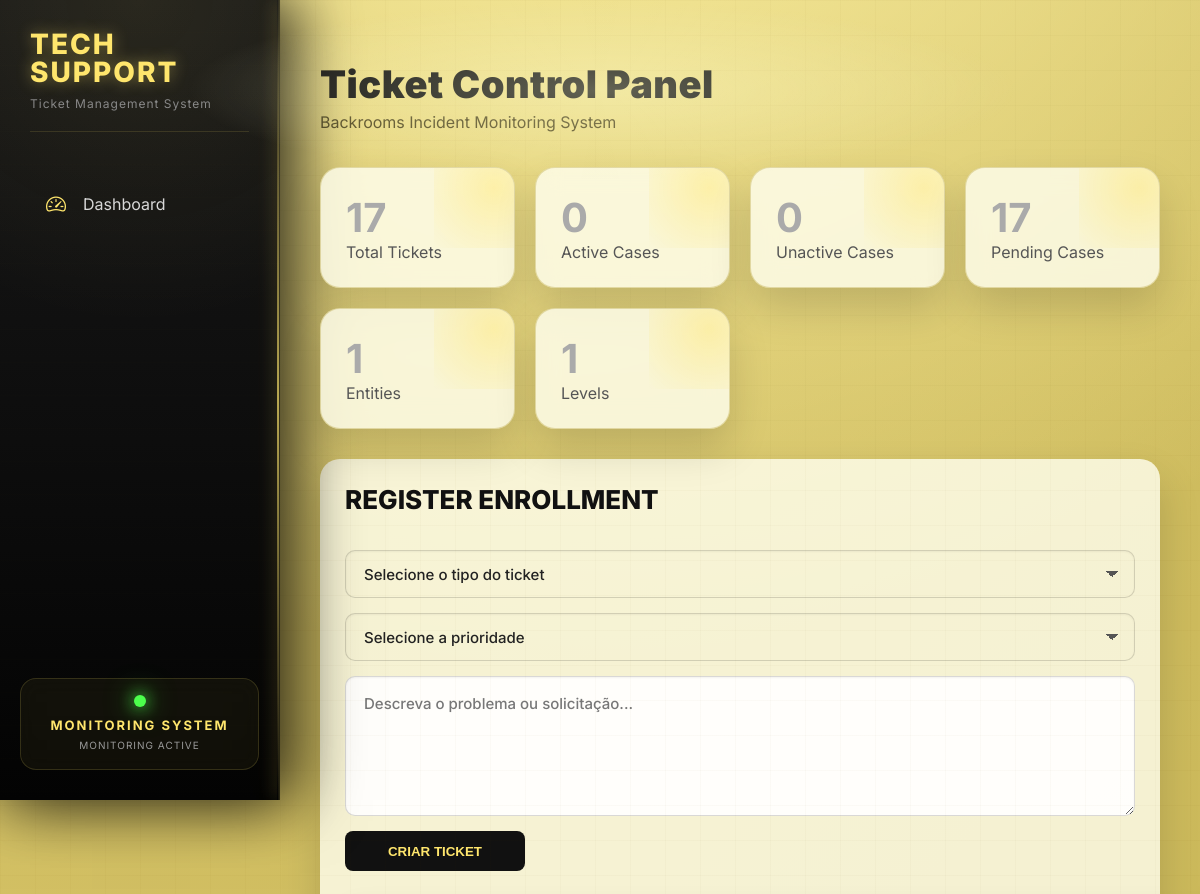
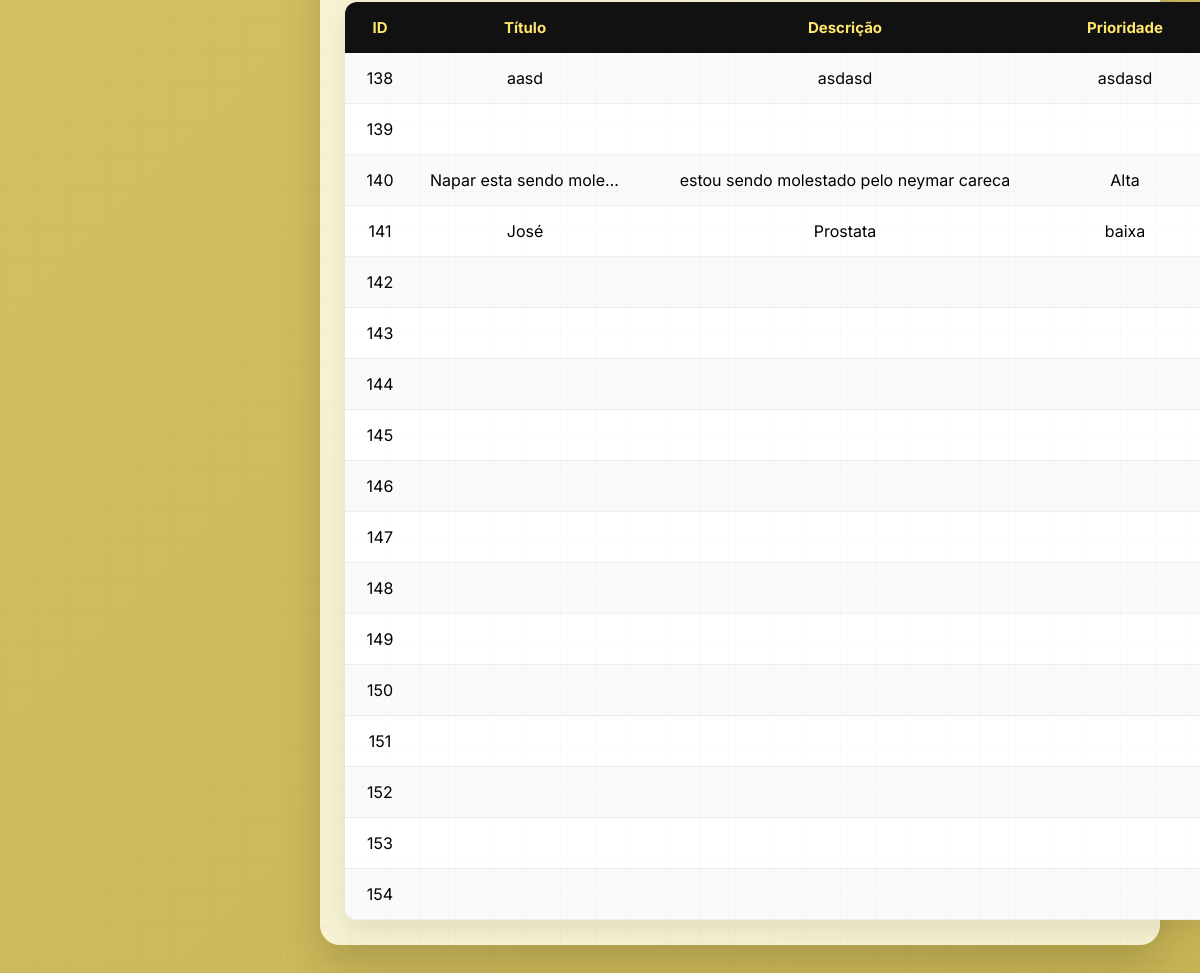
Page /ticketing/ (signed in) on the earlier database version (2 pictures, top to bottom).
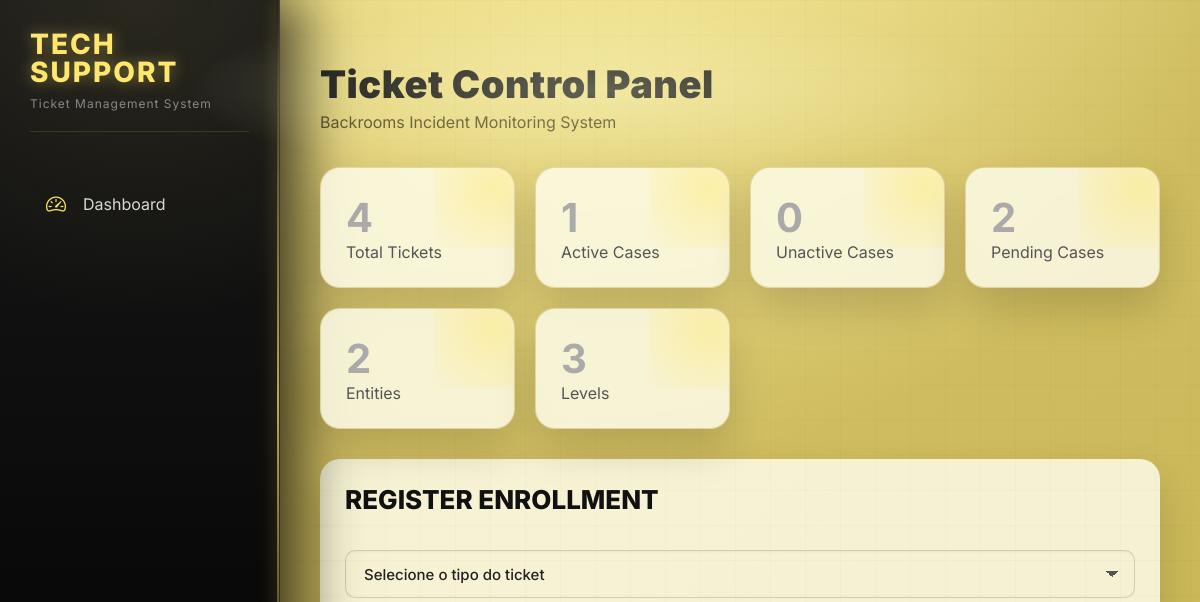
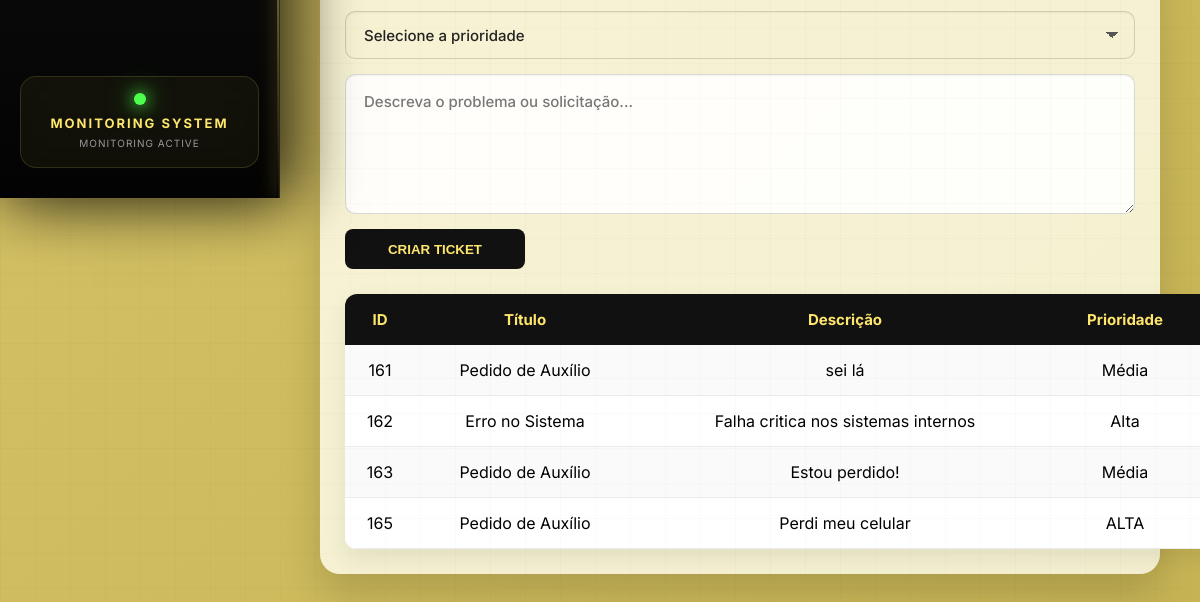
Same page on the later database version (2 pictures, top to bottom).
### techsupport/models.py (models this page shows)
class Ticket(models.Model):
    title = models.CharField(max_length=200)
    description = models.TextField()
    created_at = models.DateTimeField(auto_now_add=True)
    updated_at = models.DateTimeField(auto_now=True)
    status = models.CharField(max_length=20, choices=Status.choices, default=Status.EM_ANDAMENTO,)
    priority = models.CharField(max_length=20, choices=Priority.choices, default=Priority.MEDIA,)
    assigned_to = models.ForeignKey(User, on_delete=models.SET_NULL, null=True, blank=True)
    def __str__(self):
        return self.title

### techsupport/views.py (the view, shortened to what this page needs)
# urls.py: path('ticketing/', views.ticketing, name='ticketing'),
@login_required
def ticketing(request):
    print("ticketing")
    dashboard_data = {
        'levels_count': Levels.objects.count(),
        'entities_count': Entities.objects.count(),
        'users_count': User.objects.count(),
        'total_tickets': Ticket.objects.count(),
        'open_tickets': Ticket.objects.filter(status='ABERTO').count(),
        'closed_tickets': Ticket.objects.filter(status='FECHADO').count(),
        'pending_tickets': Ticket.objects.filter(status='EM ANDAMENTO').count(),
        'cancelled_tickets': Ticket.objects.filter(status='CANCELADO').count(),
        'entity_name': Entities.objects.first().name if Entities.objects.exists() else 'N/A',
        'recent_tickets': Ticket.objects.prefetch_related('comments').all(),
        'authors': {comment.author.username if comment.author else 'Unknown' for comment in Comment.objects.all()},
    }
    print(dashboard_data)
    return render(request, 'techsupport/ticketing.html', {'dashboard_data': dashboard_data})

### techsupport/templates/techsupport/ticketing.html (shortened to what this page needs)
<!DOCTYPE html>
<html lang="pt-BR">
<head>
    <link href="https://cdn.jsdelivr.net/npm/bootstrap-icons@1.11.3/font/bootstrap-icons.min.css" rel="stylesheet">
</head>
<body>
    <button class="menu-toggle" onclick="toggleMenu()">
        <i class="bi bi-list"></i>
    </button>
    <aside class="sidebar" id="sidebar">
        <div class="logo">
            <h2>
                TECH<br>
                SUPPORT
            </h2>
            <p>
                Ticket Management System
            </p>
        </div>
        <nav class="menu">
            <a href="{% url 'mainlobby' %}">
                <i class="bi bi-speedometer2"></i>
                <span>Dashboard</span>
            </a>
        </nav>
        <div class="status">
            <div class="signal"></div>
            <div class="status-text">
                <strong>
                    MONITORING SYSTEM
                </strong>
                <small>
                    MONITORING ACTIVE
                </small>
            </div>
        </div>
    </aside>
    <main class="main">
        <h1 class="title">
            Ticket Control Panel
        </h1>
        <p class="subtitle">
            Backrooms Incident Monitoring System
        </p>
        <section class="cards">
            <div class="card">
                <h2> {{ dashboard_data.total_tickets|default:"0" }} </h2>
                <p>Total Tickets</p>
            </div>
            <div class="card">
                <h2> {{ dashboard_data.open_tickets|default:"0" }} </h2>
                <p>Active Cases</p>
            </div>
            <div class="card">
                <h2> {{ dashboard_data.cancelled_tickets|default:"0" }} </h2>
                <p>Unactive Cases</p>
            </div>
            <div class="card">
                <h2> {{ dashboard_data.pending_tickets|default:"0" }} </h2>
                <p>Pending Cases</p>
            </div>
            <div class="card">
                <h2> {{ dashboard_data.entities_count|default:"0" }} </h2>
                <p>Entities</p>
            </div>
            <div class="card">
                <h2> {{ dashboard_data.levels_count|default:"0" }} </h2>
                <p>Levels</p>
            </div>
        </section>
       <div class="panel">
    <form method="post">
        <div class="center">
    <h2>REGISTER ENROLLMENT</h2>
     <select name="title" required>
        <option value="" selected disabled>Selecione o tipo do ticket</option>
    </select>
    <select name="priority" required>
        <option value="" selected disabled>Selecione a prioridade</option>
    </select>
    <textarea name="description" placeholder="Descreva o problema ou solicitação..." required></textarea>
    <button type="submit">
        CRIAR TICKET
    </button>
</div>
    </form>
    <table>
        <tr>
            <th>ID</th>
            <th>Título</th>
            <th>Descrição</th>
            <th>Prioridade</th>
            <th>Status</th>
        </tr>
        {% for data in dashboard_data.recent_tickets %}
        <tr>
            <td>{{data.id}}</td>
            <td>{{data.title}}</td>
            <td>{{data.description}}</td>
            <td>{{data.priority}}</td>
            <td>{{data.status}}</td>
        </tr>
        {% endfor %}
    </table>
</div>
    </main>
</body>
</html>

Differences in the rows shown:
removed Ticket: id "138", title "aasd", description "asdasd", priority "asdasd"
removed Ticket: id "139"
removed Ticket: id "140", title "Napar esta sendo mole…", description "estou sendo molestado pelo neymar careca", priority "Alta"
removed Ticket: id "141", title "José", description "Prostata", priority "baixa"
removed Ticket: id "142"
removed Ticket: id "143"
removed Ticket: id "144"
removed Ticket: id "145"
removed Ticket: id "146"
removed Ticket: id "147"
removed Ticket: id "148"
removed Ticket: id "149"
removed Ticket: id "150"
removed Ticket: id "151"
removed Ticket: id "152"
removed Ticket: id "153"
removed Ticket: id "154"
added Ticket: id "161", title "Pedido de Auxílio", description "sei lá", priority "Média"
added Ticket: id "162", title "Erro no Sistema", description "Falha critica nos sistemas internos", priority "Alta"
added Ticket: id "163", title "Pedido de Auxílio", description "Estou perdido!", priority "Média"
added Ticket: id "165", title "Pedido de Auxílio", description "Perdi meu celular", priority "ALTA"
Other differences:
{{ dashboard_data.total_tickets|default:"0" }}: "17" → "4"
{{ dashboard_data.open_tickets|default:"0" }}: "0" → "1"
{{ dashboard_data.pending_tickets|default:"0" }}: "17" → "2"
{{ dashboard_data.entities_count|default:"0" }}: "1" → "2"
{{ dashboard_data.levels_count|default:"0" }}: "1" → "3"
